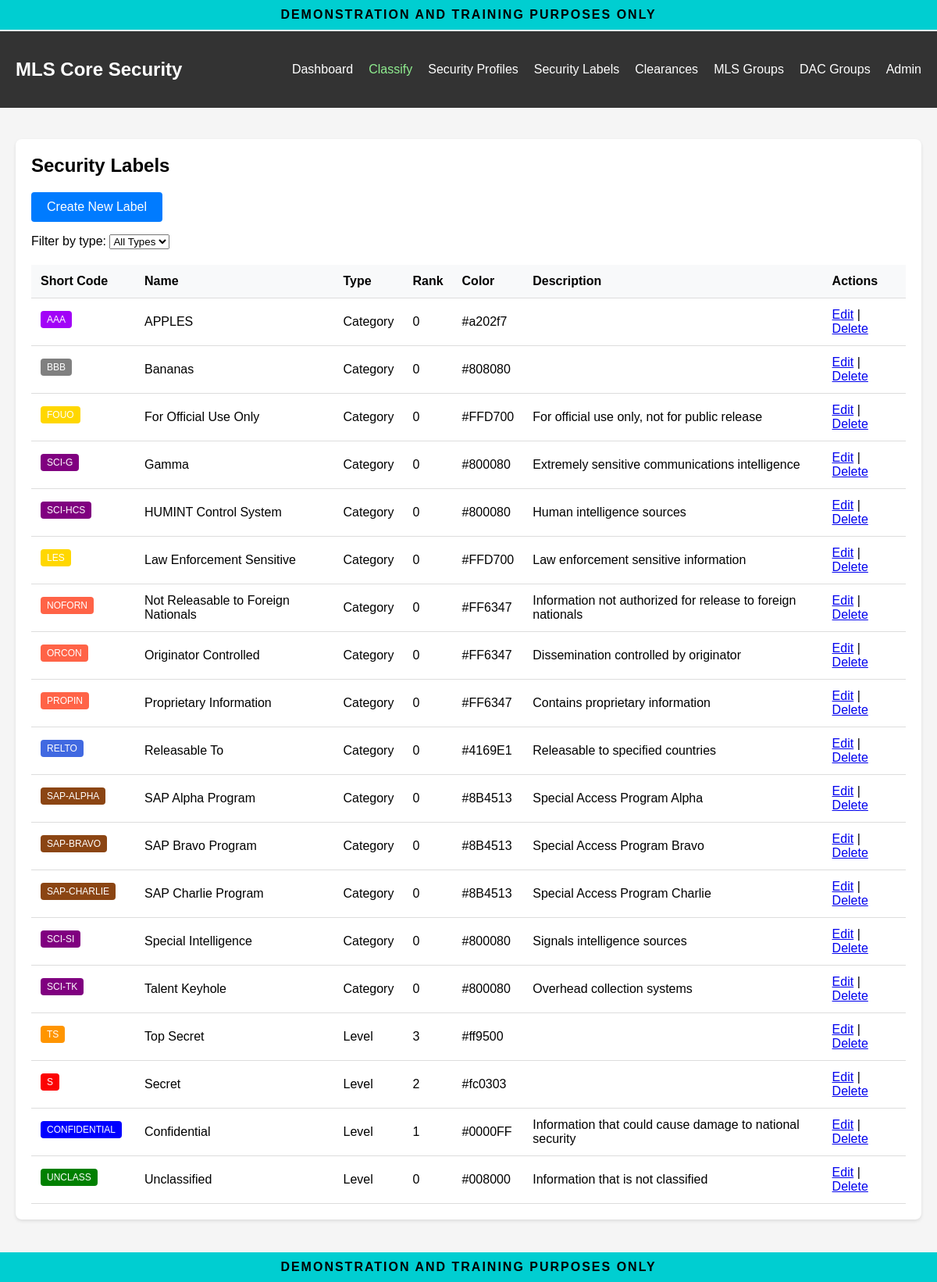
/mls/labels/ (signed in), run on the app's committed database.
### mls_core/models.py (models this page shows, shortened)
class SecurityLabel(models.Model):
    class LabelType(models.TextChoices):
        LEVEL = "LVL", "Level"
        CATEGORY = "CAT", "Category"
    short_code = models.CharField(
        max_length=10,
        unique=True,
        help_text="Short code (e.g., 'TS', 'S', 'CRYPTO')"
    )
    name = models.CharField(
        max_length=100,
        help_text="Full name of the label"
    )
    label_type = models.CharField(
        max_length=3,
        choices=LabelType.choices,
        default=LabelType.CATEGORY,
        help_text="Level (hierarchical) or Category (compartment)"
    )
    rank = models.IntegerField(
        default=0,
        help_text="For levels: higher rank = more sensitive. Categories ignore this."
    )
    description = models.TextField(
        blank=True,
        help_text="Description of what this label means"
    )
    color = models.CharField(
        max_length=7,
        default="#808080",
        help_text="Color code for display (hex format)"
    )
    created_at = models.DateTimeField(auto_now_add=True)
    updated_at = models.DateTimeField(auto_now=True)
    class Meta:
        ordering = ['label_type', '-rank', 'name']
        verbose_name = "Security Label"
        verbose_name_plural = "Security Labels"
        permissions = [
            ("manage_labels", "Can manage security labels"),
        ]

### mls_core/views.py (the view)
# urls.py: path('labels/', views.label_list, name='label_list'),
@login_required
@permission_required('mls_core.senior_security_manager', raise_exception=True)
def label_list(request):
    labels = SecurityLabel.objects.all()
    label_type = request.GET.get('type')
    if label_type:
        labels = labels.filter(label_type=label_type)
    context = {
        'labels': labels,
        'label_types': SecurityLabel.LabelType.choices,
        'selected_type': label_type,
    }
    return render(request, 'mls_core/label_list.html', context)

### mls_core/templates/mls_core/label_list.html (shortened to what this page needs)
{% extends "mls_core/base.html" %}
{% block content %}
<div class="card">
    <h2>Security Labels</h2>
    <p>
        <a href="{% url 'mls_core:label_create' %}" class="btn">Create New Label</a>
    </p>
    <form method="get" style="margin-bottom: 20px;">
        <label>Filter by type:</label>
        <select name="type" onchange="this.form.submit()">
            <option value="">All Types</option>
        </select>
    </form>
    <table>
        <thead>
            <tr>
                <th>Short Code</th>
                <th>Name</th>
                <th>Type</th>
                <th>Rank</th>
                <th>Color</th>
                <th>Description</th>
                <th>Actions</th>
            </tr>
        </thead>
        <tbody>
            {% for label in labels %}
            <tr>
                <td><span class="label-badge" style="background-color: {{ label.color }};">{{ label.short_code }}</span></td>
                <td>{{ label.name }}</td>
                <td>{{ label.get_label_type_display }}</td>
                <td>{{ label.rank }}</td>
                <td>{{ label.color }}</td>
                <td>{{ label.description|truncatewords:10 }}</td>
                <td>
                    <a href="{% url 'mls_core:label_edit' label.id %}">Edit</a> |
                    <a href="{% url 'mls_core:label_delete' label.id %}">Delete</a>
                </td>
            </tr>
            {% empty %}
            <tr>
                <td colspan="7">No security labels found.</td>
            </tr>
            {% endfor %}
        </tbody>
    </table>
</div>
{% endblock %}

### mls_core/templates/mls_core/base.html (style rules this page uses)
body { font-family: Arial, sans-serif; margin: 0; padding: 0; background-color: #f5f5f5; padding-top: 40px; padding-bottom: 40px; }
.card { background-color: white; padding: 20px; border-radius: 8px; box-shadow: 0 2px 4px rgba(0,0,0,0.1); margin-bottom: 20px; }
.card h2 { margin-top: 0; }
.btn { display: inline-block; padding: 10px 20px; background-color: #007bff; color: white; text-decoration: none; border-radius: 4px; border: none; cursor: pointer; }
table { width: 100%; border-collapse: collapse; }
th, td { padding: 12px; text-align: left; border-bottom: 1px solid #ddd; }
th { background-color: #f8f9fa; font-weight: bold; }
.label-badge { display: inline-block; padding: 4px 8px; border-radius: 4px; margin-right: 5px; margin-bottom: 5px; font-size: 12px; color: white; }

### data on the page
SecurityLabel: short_code "AAA", name "APPLES", label_type "Category", rank "0", color "#a202f7"
SecurityLabel: short_code "BBB", name "Bananas", label_type "Category", rank "0", color "#808080"
SecurityLabel: short_code "FOUO", name "For Official Use Only", label_type "Category", rank "0", color "#FFD700", description "For official use only, not for public release"
SecurityLabel: short_code "SCI-G", name "Gamma", label_type "Category", rank "0", color "#800080", description "Extremely sensitive communications intelligence"
SecurityLabel: short_code "SCI-HCS", name "HUMINT Control System", label_type "Category", rank "0", color "#800080", description "Human intelligence sources"
SecurityLabel: short_code "LES", name "Law Enforcement Sensitive", label_type "Category", rank "0", color "#FFD700", description "Law enforcement sensitive information"
SecurityLabel: short_code "NOFORN", name "Not Releasable to Foreign Nationals", label_type "Category", rank "0", color "#FF6347", description "Information not authorized for release to foreign nationals"
SecurityLabel: short_code "ORCON", name "Originator Controlled", label_type "Category", rank "0", color "#FF6347", description "Dissemination controlled by originator"
SecurityLabel: short_code "PROPIN", name "Proprietary Information", label_type "Category", rank "0", color "#FF6347", description "Contains proprietary information"
SecurityLabel: short_code "RELTO", name "Releasable To", label_type "Category", rank "0", color "#4169E1", description "Releasable to specified countries"
SecurityLabel: short_code "SAP-ALPHA", name "SAP Alpha Program", label_type "Category", rank "0", color "#8B4513", description "Special Access Program Alpha"
SecurityLabel: short_code "SAP-BRAVO", name "SAP Bravo Program", label_type "Category", rank "0", color "#8B4513", description "Special Access Program Bravo"
SecurityLabel: short_code "SAP-CHARLIE", name "SAP Charlie Program", label_type "Category", rank "0", color "#8B4513", description "Special Access Program Charlie"
SecurityLabel: short_code "SCI-SI", name "Special Intelligence", label_type "Category", rank "0", color "#800080", description "Signals intelligence sources"
SecurityLabel: short_code "SCI-TK", name "Talent Keyhole", label_type "Category", rank "0", color "#800080", description "Overhead collection systems"
SecurityLabel: short_code "TS", name "Top Secret", label_type "Level", rank "3", color "#ff9500"
SecurityLabel: short_code "S", name "Secret", label_type "Level", rank "2", color "#fc0303"
SecurityLabel: short_code "CONFIDENTIAL", name "Confidential", label_type "Level", rank "1", color "#0000FF", description "Information that could cause damage to national security"
SecurityLabel: short_code "UNCLASS", name "Unclassified", label_type "Level", rank "0", color "#008000", description "Information that is not classified"
